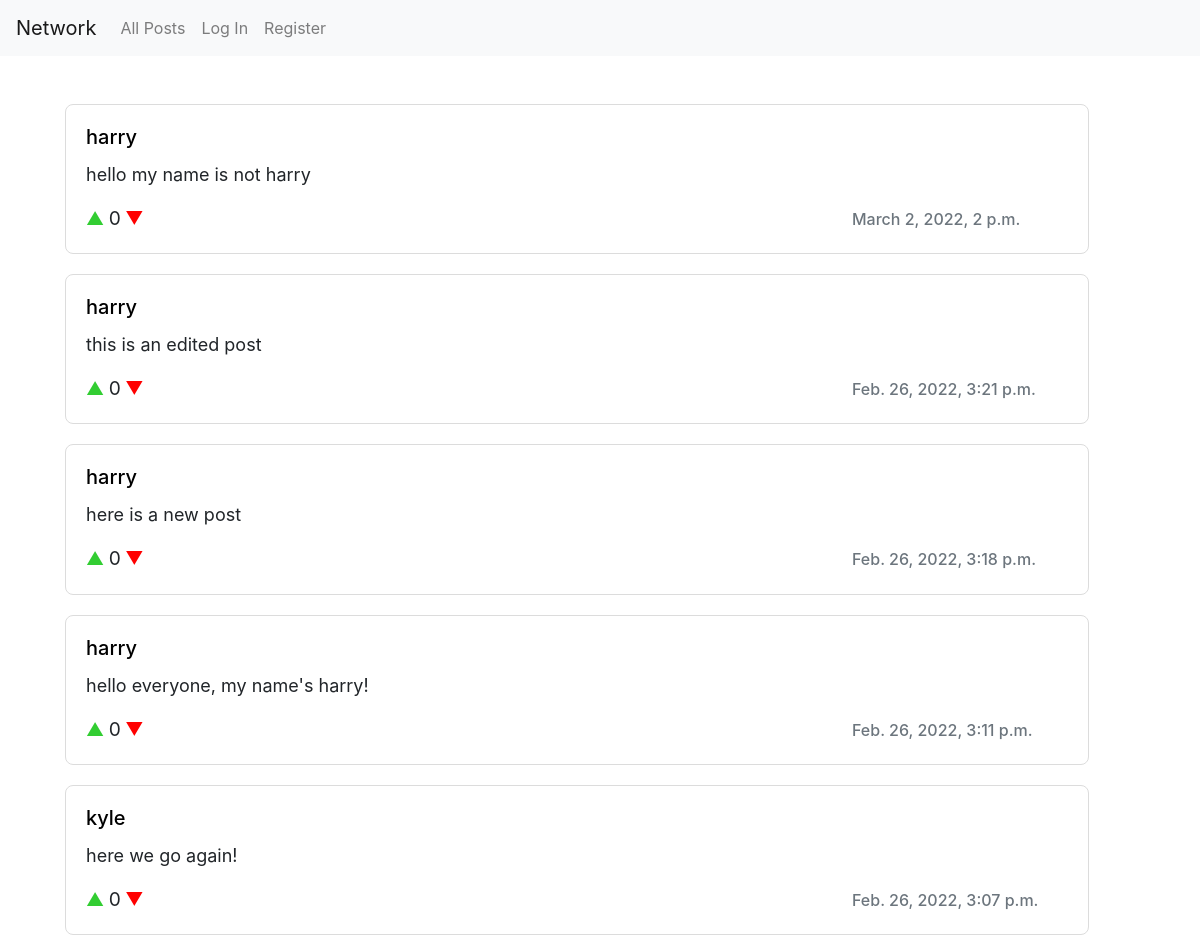
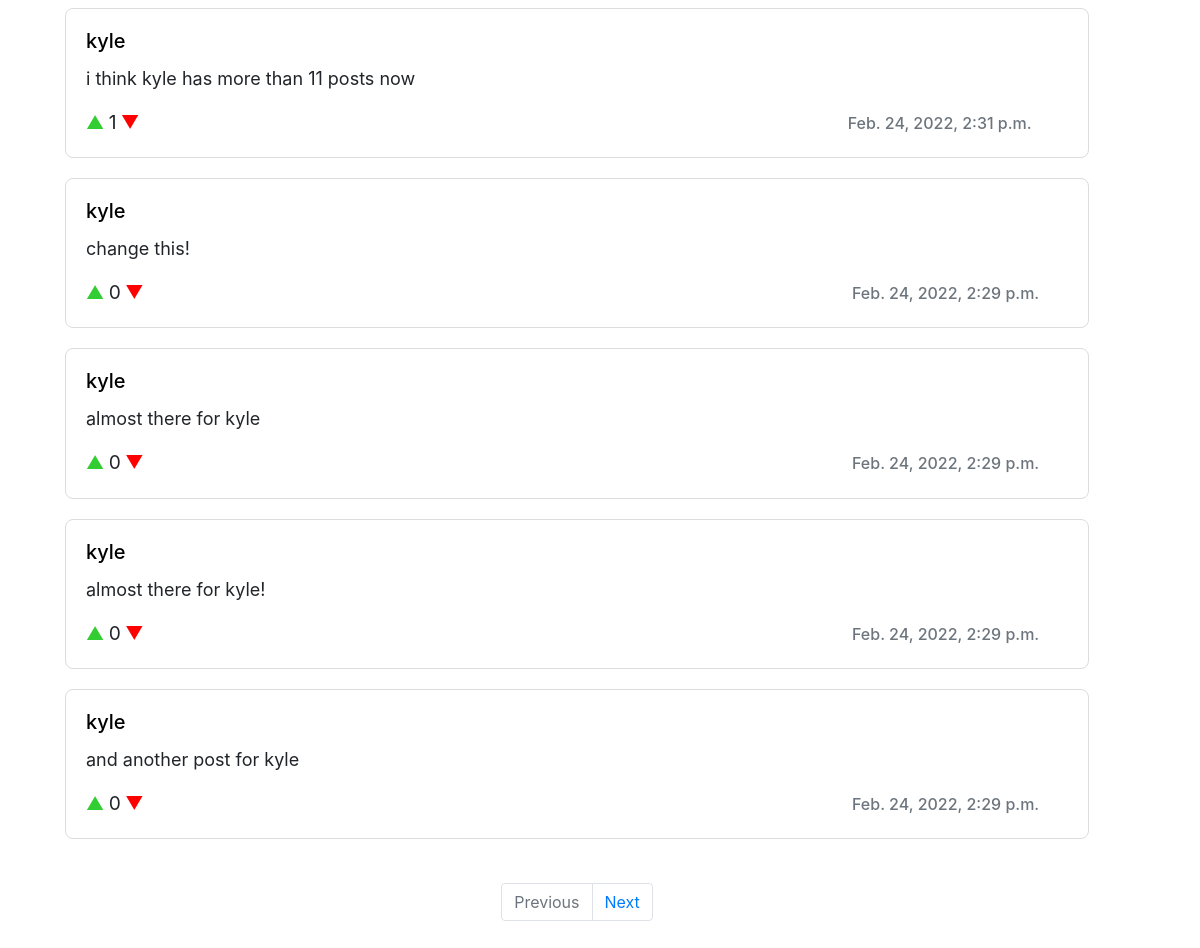
The page / on the database its author committed (2 pictures, top to bottom).
### network/models.py (models this page shows)
class Posts(models.Model):
	user = models.ForeignKey(User, on_delete=models.CASCADE)
	dateandtime = models.DateTimeField()
	text = models.TextField(max_length=560)
	likes = models.PositiveIntegerField(default=0)

class User(AbstractUser):
    pass

### network/views.py (the view)
# urls.py: path("", views.index, name="index"),
def index(request):
    current_user = request.user
    current_page = 1
    next_page = 2
    posts = Posts.objects.all().order_by('-dateandtime')
    if len(posts) > 10:
        first_page = True
    else:
        first_page = False
    p = Paginator(posts, 10)
    posts = p.page(1)
    likez = Likez.objects.all
    context = {
        "posts": posts,
        "current_user": current_user,
        "current_page": current_page,
        "first_page": first_page,
        "next_page": next_page,
        "last_page": False,
        "likez": likez,
    }
    return render(request, "network/index.html", context)

### network/templates/network/index.html (shortened to what this page needs)
{% extends "network/layout.html" %}
{% block body %}
<br><br>
{% for post in posts %}
<div class="card" style="width: 64rem; margin: 0 0 20px 20px; border-radius: 8px; border-color: gainsboro;">
    <div class="card-body">
      <a href="/profile/{{post.user.id}}" id="usernamelink" style="text-decoration: none; color: black;">
          <h5 class="card-title">{{post.user.username}}</h5>
      </a>
      <p class="card-text" style="font-size:large;">{{post.text}}</p>
      <div style="display:inline-block;"><a href="#!" onclick="like('{{ post.id }}')" id="like_button" class="card-link" style="font-size:large; color: limegreen;">▲</a></div>
      <div style="display:inline-block;"><p id="like_count{{post.id}}" class="card-text" style="font-size: larger;">{{post.likes}}</p></div>
      <div style="display:inline-block;"><a href="#!" onclick="unlike('{{ post.id }}')" id="dislike_button" class="card-link" style="font-size:large; color: red;">▼</a></div>
      <div style="display:inline-block; margin-left:44rem;"><h6 class="card-subtitle mb-1 text-muted">{{post.dateandtime}}</h6></div>
    </div>
  </div>
{% endfor %}
<br>
<div style="width: 64rem; margin: 0 0 20px 20px;">
  <div style="display: flex; justify-content: center;">
    <nav aria-label="Page navigation example">
      <ul class="pagination">
        {% if first_page %}
        <li class="page-item disabled"><a class="page-link" href="/page/{{previous_page}}">Previous</a></li>
        {% else %}
        <li class="page-item "><a class="page-link" href="/page/{{previous_page}}">Previous</a></li>
        {% endif %}
        {% if last_page %}
        <li class="page-item disabled"><a class="page-link" href="/page/{{next_page}}">Next</a></li>
        {% else %}
        <li class="page-item"><a class="page-link" href="/page/{{next_page}}">Next</a></li>
        {% endif %}
      </ul>
    </nav>
  </div>
</div>
<br><br><br>
{% endblock %}

### network/templates/network/layout.html (shortened to what this page needs)
{% load static %}
<!DOCTYPE html>
<html lang="en">
    <head>
        <link rel="stylesheet" href="https://stackpath.bootstrapcdn.com/bootstrap/4.4.1/css/bootstrap.min.css">
        <link href="{% static 'network/styles.css' %}" rel="stylesheet">
    </head>
    <body>
        <nav class="navbar navbar-expand-lg navbar-light bg-light">
            <a class="navbar-brand" href="{% url 'index' %}">Network</a>
            <div>
              <ul class="navbar-nav mr-auto">
                <li class="nav-item">
                  <a class="nav-link" href="{% url 'index' %}">All Posts</a>
                </li>
                {% if user.is_authenticated %}
                    <li class="nav-item">
                        <a class="nav-link" href="{% url 'following' %}">Following</a>
                    </li>
                    <li class="nav-item">
                        <a class="nav-link" href="{% url 'logout' %}">Log Out</a>
                    </li>
                {% else %}
                    <li class="nav-item">
                        <a class="nav-link" href="{% url 'login' %}">Log In</a>
                    </li>
                    <li class="nav-item">
                        <a class="nav-link" href="{% url 'register' %}">Register</a>
                    </li>
                {% endif %}
              </ul>
            </div>
          </nav>
        <div class="body">
            <div class="container" style="margin: auto;">
            {% block body %}
            {% endblock %}
            </div>
        </div>

### rows shown on the page
Posts: user.username "harry", text "hello my name is not harry", likes "0", dateandtime "March 2, 2022, 2 p.m."
Posts: user.username "harry", text "this is an edited post", likes "0", dateandtime "Feb. 26, 2022, 3:21 p.m."
Posts: user.username "harry", text "here is a new post", likes "0", dateandtime "Feb. 26, 2022, 3:18 p.m."
Posts: user.username "harry", text "hello everyone, my name's harry!", likes "0", dateandtime "Feb. 26, 2022, 3:11 p.m."
Posts: user.username "kyle", text "here we go again!", likes "0", dateandtime "Feb. 26, 2022, 3:07 p.m."
Posts: user.username "kyle", text "i think kyle has more than 11 posts now", likes "1", dateandtime "Feb. 24, 2022, 2:31 p.m."
Posts: user.username "kyle", text "change this!", likes "0", dateandtime "Feb. 24, 2022, 2:29 p.m."
Posts: user.username "kyle", text "almost there for kyle", likes "0", dateandtime "Feb. 24, 2022, 2:29 p.m."
Posts: user.username "kyle", text "almost there for kyle!", likes "0", dateandtime "Feb. 24, 2022, 2:29 p.m."
Posts: user.username "kyle", text "and another post for kyle", likes "0", dateandtime "Feb. 24, 2022, 2:29 p.m."
